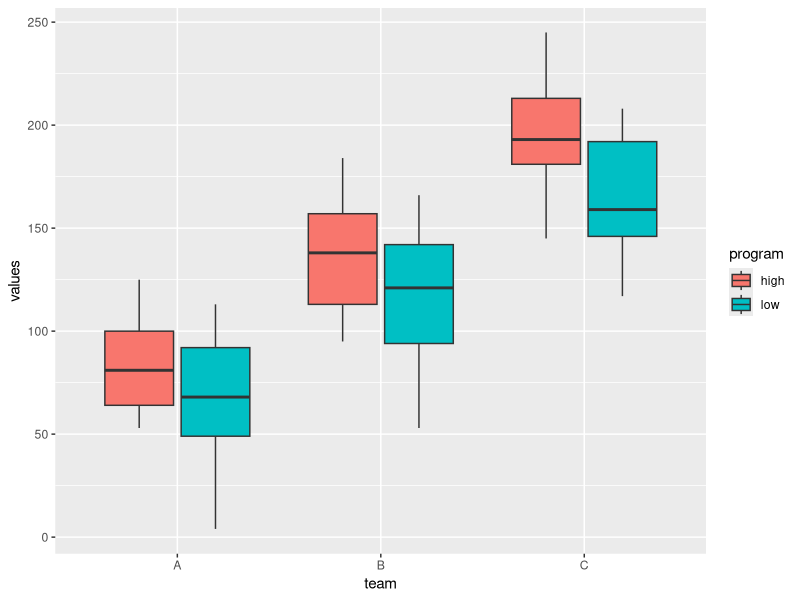
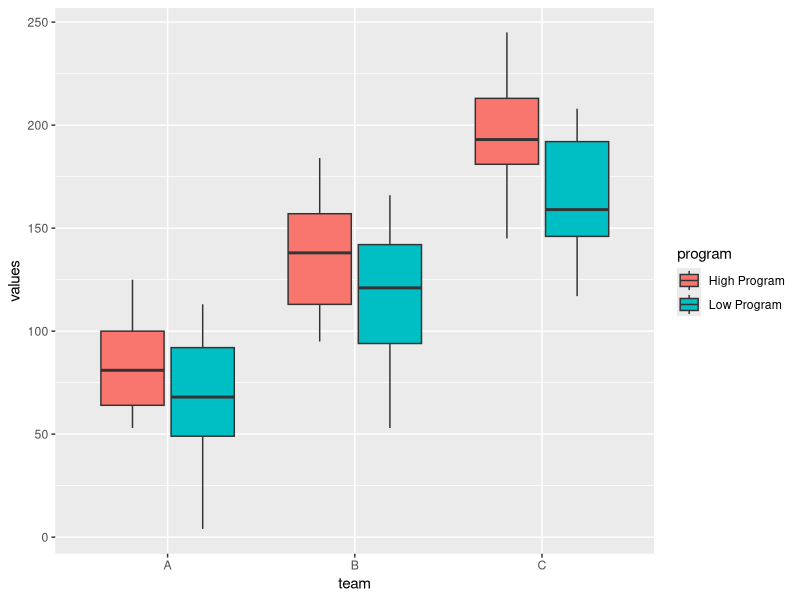

The R script that drew these images, in order:
# Example: Change Legend Labels in ggplot2
library("ggplot2")

# make this example reproducible
set.seed(1)

# create dataset
data <- data.frame(team=rep(c("A", "B", "C"), each=50),
                   program=rep(c("low", "high"), each=25),
                   values=seq(1:150) + sample(1:100, 150, replace=TRUE))

# create grouped boxplots
p <- ggplot(data, aes(x=team, y=values, fill=program)) + 
  geom_boxplot()

# display grouped boxplots
p

# create grouped boxplots with custom legend labels
p <- ggplot(data, aes(x=team, y=values, fill=program)) +
  geom_boxplot() +
  scale_fill_discrete(labels=c("High Program", "Low Program"))

# display grouped boxplots
p
